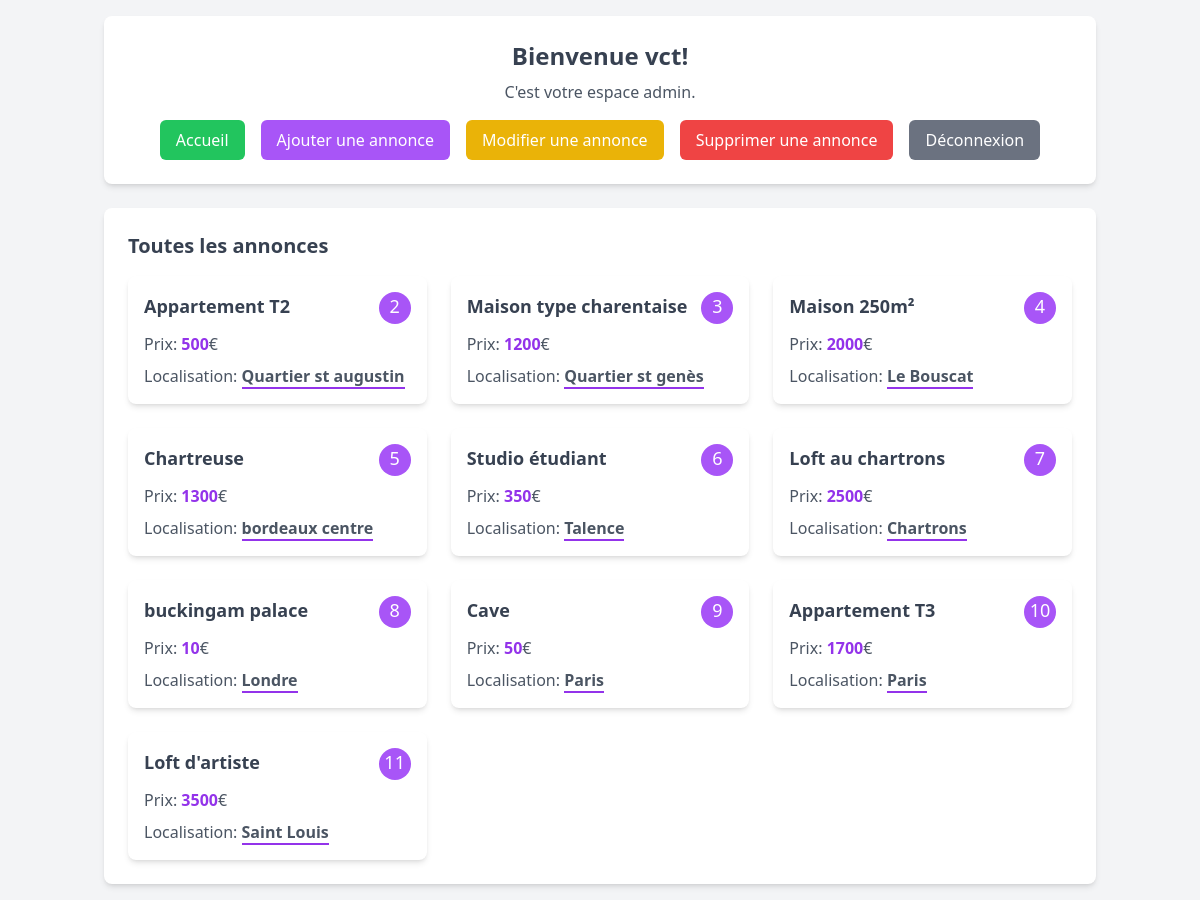
The page /admin/home.php (signed in) on the database its author committed.
### tables this page shows
CREATE TABLE `submissions` (
  `id` int(11) NOT NULL,
  `title` varchar(100) NOT NULL,
  `price` varchar(100) NOT NULL,
  `localisation` varchar(100) NOT NULL
);

### src/admin/home.php (the view, shortened to what this page needs)
<?php
  require('../config.php');
  $query = "SELECT * FROM submissions";
  $submissions = mysqli_query($conn, $query);
?>
<!DOCTYPE html>
<html lang="fr">
<head>
  <link href="/src/output.css" rel="stylesheet">
</head>
<body class="bg-gray-100">
  <div class="container mx-auto p-4">
    <div class="bg-white rounded-lg shadow-md p-6 text-center">
      <h1 class="text-2xl font-bold text-gray-700">Bienvenue <?php echo $_SESSION['username']; ?>!</h1>
      <p class="mt-2 text-gray-600">C'est votre espace admin.</p>
      <div class="mt-4 flex flex-col sm:flex-row justify-center items-center space-y-2 sm:space-y-0 sm:space-x-4">
        <a href="home.php" class="px-4 py-2 bg-green-500 text-white rounded-md hover:bg-green-700 transition">Accueil</a>
        <a href="add_submissions.php" class="px-4 py-2 bg-purple-500 text-white rounded-md hover:bg-purple-700 transition">Ajouter une annonce</a>
        <a href="modify_submissions.php" class="px-4 py-2 bg-yellow-500 text-white rounded-md hover:bg-yellow-700 transition">Modifier une annonce</a>
        <a href="delete_submissions.php" class="px-4 py-2 bg-red-500 text-white rounded-md hover:bg-red-700 transition">Supprimer une annonce</a>
        <a href="../logout.php" class="px-4 py-2 bg-gray-500 text-white rounded-md hover:bg-gray-700 transition">Déconnexion</a>
      </div>
    </div>
    <div class="bg-white rounded-lg shadow-md p-6 mt-6">
      <h2 class="text-xl font-bold text-gray-700 mb-4">Toutes les annonces</h2>
      <div class="grid grid-cols-1 md:grid-cols-2 lg:grid-cols-3 gap-6">
        <?php while($row = mysqli_fetch_assoc($submissions)): ?>
          <div class="bg-white rounded-lg shadow-md p-4">
            <div class="flex flex-row justify-between align-center">
              <h3 class="text-lg font-bold text-gray-700"><?php echo htmlspecialchars($row['title']); ?></h3>
              <div class="circle rounded-full w-8 h-8 p-0 text-lg flex flex-row align-center justify-center bg-purple-500 text-white"><?php echo htmlspecialchars($row['id']); ?></div>
            </div>
            <p class="mt-2 text-gray-600">Prix: <span class="text-purple-600 font-bold"><?php echo htmlspecialchars($row['price']); ?></span>€</p>
            <p class="mt-2 text-gray-600">Localisation: <span class=" border-b border-b-2 border-purple-600 font-bold"><?php echo htmlspecialchars($row['localisation']); ?></p>
          </div>
        <?php endwhile; ?>
      </div>
    </div>
  </div>
</body>
</html>

### rows shown on the page
submissions: title "Appartement T2", id "2", price "500", localisation "Quartier st augustin"
submissions: title "Maison type charentaise", id "3", price "1200", localisation "Quartier st genès"
submissions: title "Maison 250m²", id "4", price "2000", localisation "Le Bouscat"
submissions: title "Chartreuse", id "5", price "1300", localisation "bordeaux centre"
submissions: title "Studio étudiant", id "6", price "350", localisation "Talence"
submissions: title "Loft au chartrons", id "7", price "2500", localisation "Chartrons"
submissions: title "buckingam palace", id "8", price "10", localisation "Londre"
submissions: title "Cave", id "9", price "50", localisation "Paris"
submissions: title "Appartement T3", id "10", price "1700", localisation "Paris"
submissions: title "Loft d'artiste", id "11", price "3500", localisation "Saint Louis"

### other values the page prints
$_SESSION['username'] "vct"
